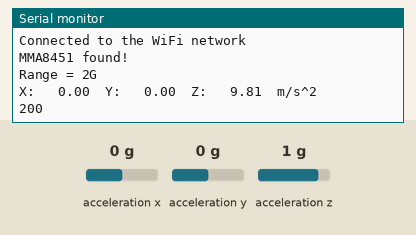
A sketch run on a simulated ESP32. On the bench: the last lines printed to the serial monitor. The inputs (shaded band) are chosen by the test bench; at power-on: acceleration x 0 g, acceleration y 0 g, acceleration z 1 g. WiFi joins after 1.5 s; servers stay silent unless stated; uploads are accepted with an empty reply.

Above: at 7.2 s.
7.3 s: acceleration x set to -1.4 g
At 11.42 s:
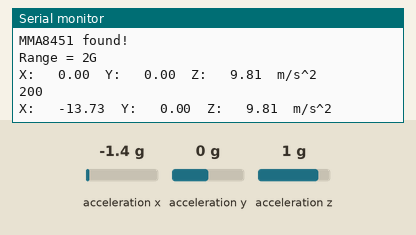
13.1 s: acceleration y set to -1.4 g
At 18.0 s:
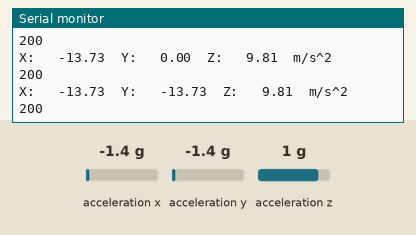
18.9 s: acceleration z set to -1.4 g
At 23.2 s:
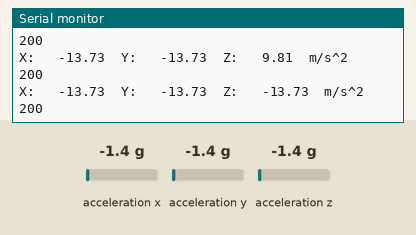

Measured:
- after the input at 7.3 s, the serial monitor: prints a new line after 4.0 s (image 1)
- after the input at 13.1 s, the serial monitor: prints a new line after 3.4 s (image 2)
- after the input at 18.9 s, the serial monitor: prints a new line after 2.8 s (image 3)

The sketch:

espToHtml.ino
```cpp
#include <Wire.h>
#include "Adafruit_MMA8451.h"
#include <Adafruit_Sensor.h>
#include <WiFi.h>
#include <HTTPClient.h>

/**Wifi Data**/
const char* ssid = "Flortissimo pour la plèbe";
const char* password =  "bambou210";
/*************/

Adafruit_MMA8451 mma = Adafruit_MMA8451();

void setup(void) {
  Serial.begin(9600);

  /**Wifi setup**/

  delay(4000);   //Delay needed before calling the WiFi.begin

  WiFi.begin(ssid, password);

  while (WiFi.status() != WL_CONNECTED) { //Check for the connection
    delay(1000);
    Serial.println("Connecting to WiFi..");
  }

  Serial.println("Connected to the WiFi network");

  /**Sensors setup**/

  //Serial.println("Adafruit MMA8451 test!");


  if (! mma.begin()) {
    Serial.println("Couldnt start");
    while (1);
  }
  Serial.println("MMA8451 found!");

  mma.setRange(MMA8451_RANGE_2_G);

  Serial.print("Range = "); Serial.print(2 << mma.getRange());
  Serial.println("G");

}

void loop() {

  /* Get a new sensor event */
  sensors_event_t event;
  mma.getEvent(&event);

  /* Display the results (acceleration is measured in m/s^2) */
  Serial.print("X: \t"); Serial.print(event.acceleration.x); Serial.print("\t");
  Serial.print("Y: \t"); Serial.print(event.acceleration.y); Serial.print("\t");
  Serial.print("Z: \t"); Serial.print(event.acceleration.z); Serial.print("\t");
  Serial.println("m/s^2 ");

  Serial.println();


  /**Send data with HTTP request**/
   if(WiFi.status()== WL_CONNECTED){   //Check WiFi connection status

      HTTPClient http;

      http.begin("http://192.168.0.104/serveur.php");  //Specify destination for HTTP request
      http.addHeader("Content-Type", "application/x-www-form-urlencoded");             //Specify content-type header

      float accel = sqrt((event.acceleration.x)*(event.acceleration.x) + (event.acceleration.y)*(event.acceleration.y) + (event.acceleration.z)*(event.acceleration.z));
      String accelString = String(accel, 2);

      String httpMsg = "accel=" + accelString;

      int httpResponseCode = http.POST(httpMsg);   //Send the actual POST request

      if(httpResponseCode>0){

          String response = http.getString();                       //Get the response to the request

          Serial.println(httpResponseCode);   //Print return code
          Serial.println(response);           //Print request answer

      }else{

          Serial.print("Error on sending POST: ");
          Serial.println(httpResponseCode);

      }

      http.end();  //Free resources

   }else{

    Serial.println("Error in WiFi connection");

   }

    delay(5000);
}
```
